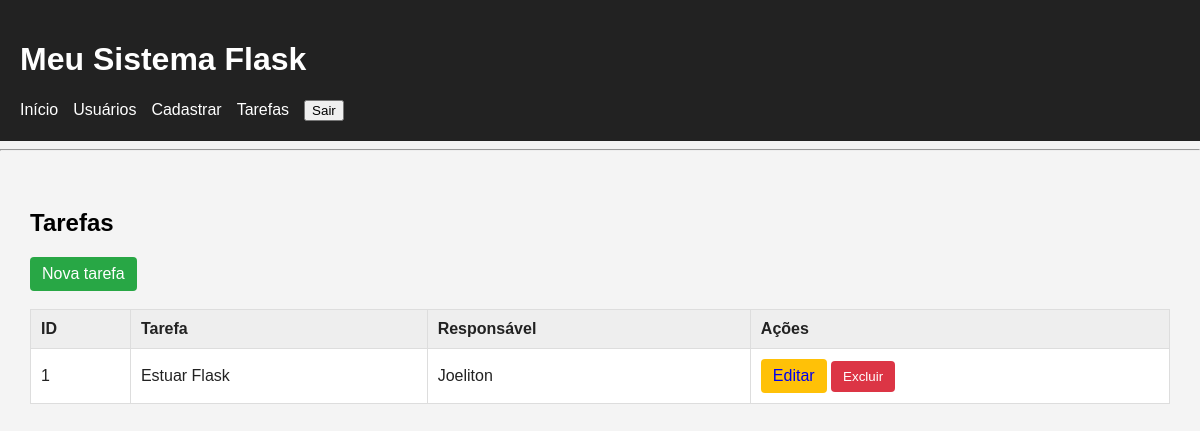
/tarefas (signed in), run on an earlier commit of the app's database.
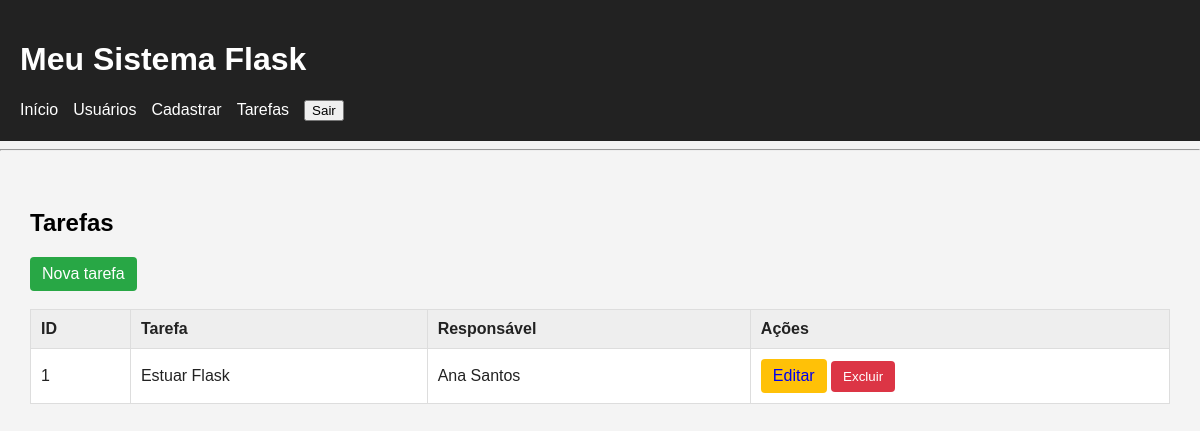
And on a later commit of the database.
### tables this page shows
CREATE TABLE tarefas (
                       id INTEGER PRIMARY KEY AUTOINCREMENT, 
                       titulo TEXT NOT NULL,
                       usuario_id INTEGER NOT NULL,
                       
                       FOREIGN KEY (usuario_id)
                       REFERENCES usuarios(id)
                   );

CREATE TABLE usuarios (
                       id  INTEGER PRIMARY KEY AUTOINCREMENT,
                       nome TEXT NOT NULL, 
                       email TEXT NOT NULL,
                       idade INTERGER,
                       cidade TEXT                       
                   );

### routes/tarefas.py (the view)
@tarefas_bp.route("/tarefas")
@login_required
def tarefas():
    lista = listar_tarefas()
    return render_template(
        "tarefas.html",
        tarefas=lista
    )

### auth_utils.py (called while the page is built, shortened)
def login_required(funcao):
    @wraps(funcao)
    def verificar_login(*args, **kwargs):
        return funcao(*args, **kwargs)
    return verificar_login

### banco.py (called while the page is built)
def conectar():
    conexao = sqlite3.connect("banco.db")
    conexao.row_factory = sqlite3.Row
    conexao.execute(
        "PRAGMA foreign_keys = ON"
    )
    return conexao

def listar_tarefas():
    conexao = conectar()
    cursor = conexao.cursor()
    cursor.execute("""
        SELECT
            tarefas.id,
            tarefas.titulo,
            usuarios.nome AS usuario_nome

        FROM tarefas

        JOIN usuarios
            ON tarefas.usuario_id = usuarios.id
    """)
    tarefas = cursor.fetchall()
    conexao.close()
    return tarefas

### templates/tarefas.html (shortened to what this page needs)
{% extends "base.html" %}
{% block conteudo %}
<h2>Tarefas</h2>
<a href="{{ url_for('tarefas.cadastrar') }}" class="botao botao-novo">
    Nova tarefa
</a>
<br><br>
<table class="tabela">
    <thead>
        <tr>
            <th>ID</th>
            <th>Tarefa</th>
            <th>Responsável</th>
            <th>Ações</th>
        </tr>
    </thead>
    <tbody>
        {% for tarefa in tarefas %}
        <tr>
            <td>{{ tarefa.id }}</td>
            <td>
                {{ tarefa.titulo }}
            </td>
            <td>
                {{ tarefa.usuario_nome }}
            </td>
            <td>
                <a href="{{ url_for('tarefas.editar', id=tarefa.id) }}" class="botao botao-editar">
                    Editar
                </a>
                <form action="{{ url_for('tarefas.excluir', id=tarefa.id) }}" method="POST" class="form-excluir"
                    onsubmit="return confirm('Deseja realmente excluir esta tarefa?')">
                    <button type="submit" class="botao botao-excluir">
                        Excluir
                    </button>
                </form>
            </td>
        </tr>
        {% endfor %}
    </tbody>
</table>
{% endblock %}

### templates/base.html (shortened to what this page needs)
<!DOCTYPE html>
<html lang="pt-br">
<head>
    <link rel="stylesheet" href="{{url_for('static', filename='css/style.css')}}">
</head>
<body>
    <header>
        <h1>Meu Sistema Flask</h1>
        <nav>
            <a href="{{ url_for('inicio') }}">
                Início
            </a>
            {% if session.get("conta_id") %}
            <a href="{{ url_for('usuarios.usuarios') }}">
                Usuários
            </a>
            <a href="{{ url_for('usuarios.cadastro') }}">
                Cadastrar
            </a>
            <a href="{{ url_for('tarefas.tarefas') }}">
                Tarefas
            </a>
            <form action="{{ url_for('auth.logout') }}" method="POST" >
                <button type="submit" >
                    Sair
                </button>
            </form>
            {% endif %}
        </nav>
    </header>
    <hr>
    <main>
        {% block conteudo %}
        {% endblock %}
    </main>
</body>
</html>

### static/css/style.css (style rules this page uses)
body { font-family: Arial, sans-serif; margin: 0; background-color: #f4f4f4; }
header { background-color: #222; color: white; padding: 20px; }
main { padding: 30px; }
nav { display: flex; gap: 15px; align-items: center; }
nav a { color: white; text-decoration: none; }
nav form { margin: 0; }
.tabela { width: 100%; border-collapse: collapse; background-color: white; }
.tabela th, .tabela td { border: 1px solid #ddd; padding: 10px; text-align: left; color: #222; }
.tabela th { background-color: #eee; }
.botao { display: inline-block; padding: 8px 12px; text-decoration: none; border: none; border-radius: 4px; cursor: pointer; }
.botao-editar { background-color: #ffc107; }
.botao-excluir { background-color: #dc3545; color: white; }
.botao-novo { background-color: #28a745; color: white; }
.form-excluir { display: inline; }

What changed in the data, as far as the page shows it:
changed tarefas "Estuar Flask": usuario_nome "Joeliton" → "Ana Santos"
